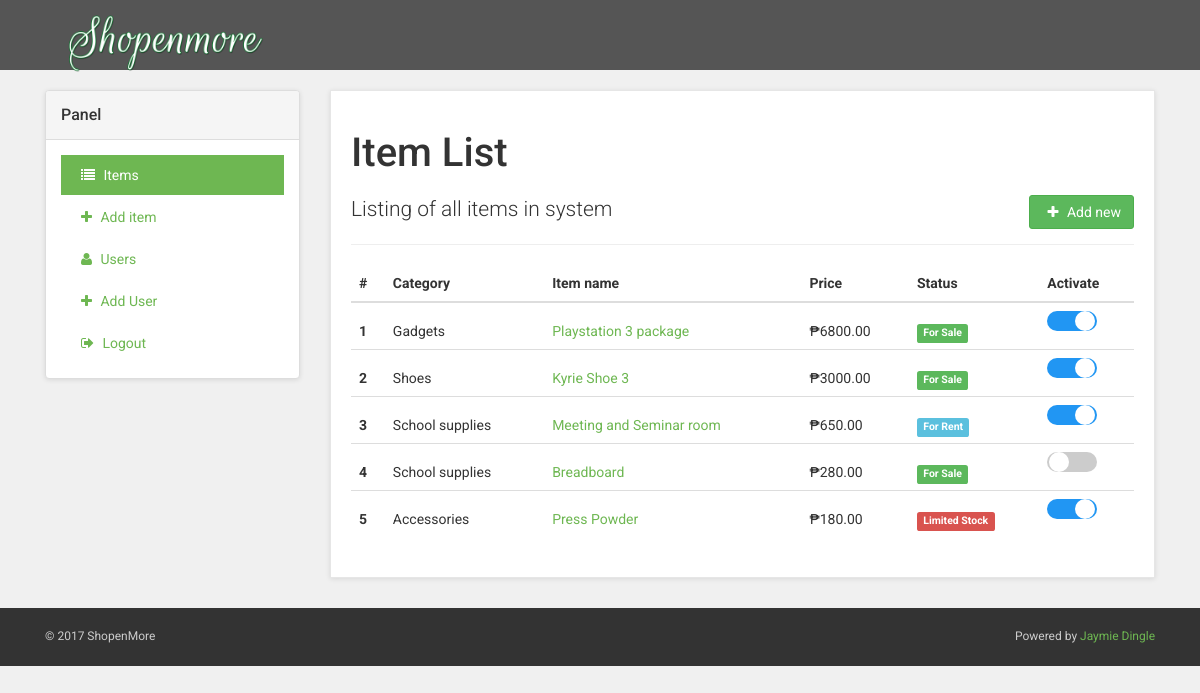
/admin/items.php, run on an earlier commit of the app's database.
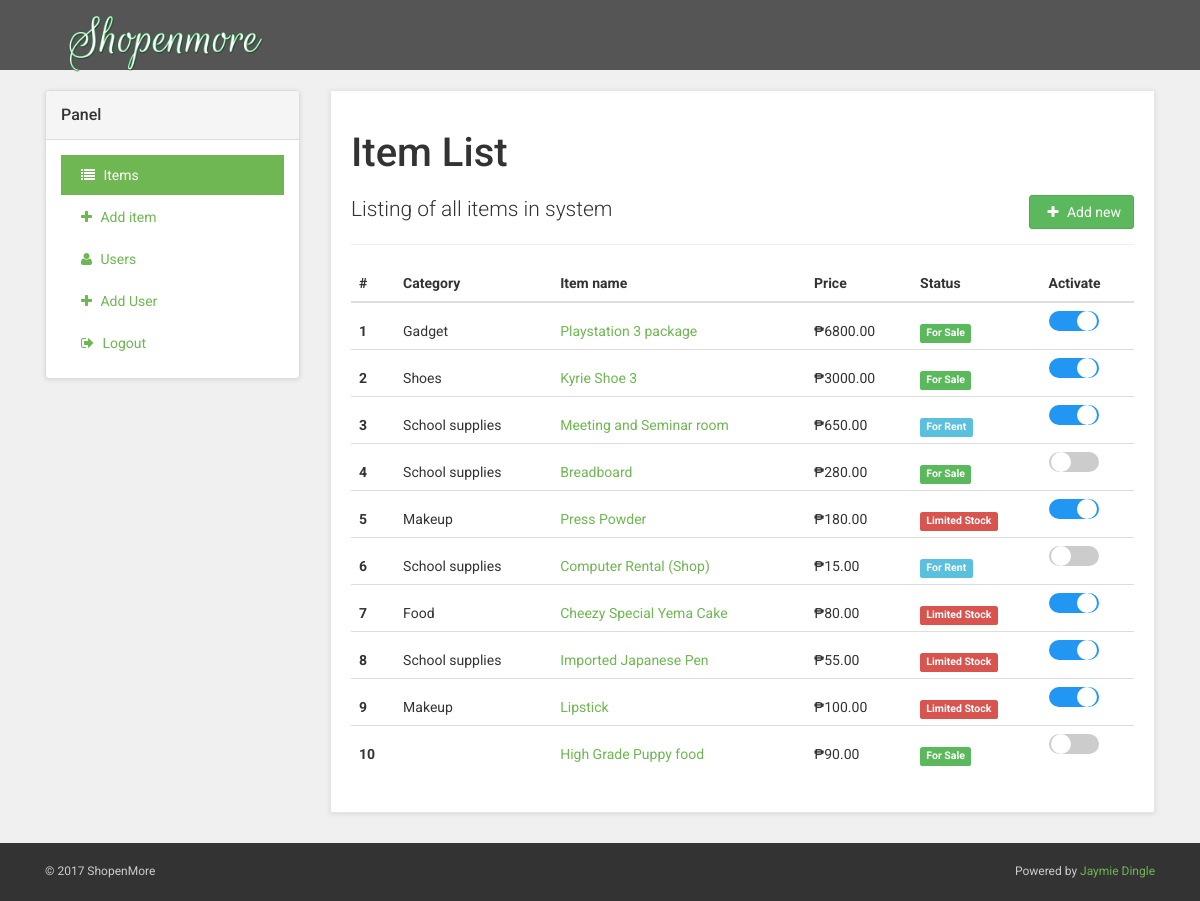
And on a later commit of the database.
### tables this page shows
CREATE TABLE `tb_items` (
  `id` int(11) NOT NULL,
  `user_id` int(11) NOT NULL,
  `item_category_id` int(11) NOT NULL,
  `name` varchar(100) NOT NULL,
  `price` double NOT NULL,
  `description` text NOT NULL,
  `date_posted` timestamp NOT NULL DEFAULT CURRENT_TIMESTAMP,
  `item_status_id` int(1) NOT NULL DEFAULT '0',
  `image_url` text NOT NULL,
  `is_active` tinyint(1) NOT NULL DEFAULT '1'
);

CREATE TABLE `tb_item_category` (
  `id` int(11) NOT NULL,
  `name` varchar(100) NOT NULL,
  `theme` text NOT NULL,
  `image_url` text NOT NULL,
  `is_active` tinyint(1) NOT NULL DEFAULT '1'
);

CREATE TABLE `tb_item_status` (
  `id` int(11) NOT NULL,
  `name` varchar(50) NOT NULL,
  `theme` text NOT NULL
);

### libs/meekrodb.2.3.class.php (called while the page is built, shortened)
<?php
class DB {
  protected static $mdb = null;
  public static function getMDB() {
    $mdb = DB::$mdb;
    if ($mdb === null) {
      $mdb = DB::$mdb = new MeekroDB();
    }
    return $mdb;
  }
  public static function query() { $args = func_get_args(); return call_user_func_array(array(DB::getMDB(), 'query'), $args); }
  public static function queryFullColumns() { $args = func_get_args(); return call_user_func_array(array(DB::getMDB(), 'queryFullColumns'), $args); }
}
class MeekroDB {
  public $encoding = 'latin1';
  public $param_char = '%';
  public $named_param_seperator = '_';
  public $connect_options = array(MYSQLI_OPT_CONNECT_TIMEOUT => 30);
  public $internal_mysql = null;
  public function __construct($host=null, $user=null, $password=null, $dbName=null, $port=null, $encoding=null) {
    if ($encoding === null) $encoding = DB::$encoding;
    $this->encoding = $encoding;
  }
  public function get() {
    $mysql = $this->internal_mysql;
    if (!($mysql instanceof MySQLi)) {
      $mysql = new mysqli();
      foreach ($this->connect_options as $key => $value) {
        $mysql->options($key, $value);
      }
      $mysql->set_charset($this->encoding);
      $this->internal_mysql = $mysql;
    }
    return $mysql;
  }
  protected function preparseQueryParams() {
    $args = func_get_args();
    $sql = trim(strval(array_shift($args)));
    $args_all = $args;
    if (count($args_all) == 0) return array($sql);
    $param_char_length = strlen($this->param_char);
    $named_seperator_length = strlen($this->named_param_seperator);
    $types = array(
      $this->param_char . 'll',
      $this->param_char . 'ls',
      $this->param_char . 'l',
      $this->param_char . 'li',
      $this->param_char . 'ld',
      $this->param_char . 'lb',
      $this->param_char . 'lt',
      $this->param_char . 's',
      $this->param_char . 'i',
      $this->param_char . 'd',
      $this->param_char . 'b',
      $this->param_char . 't',
      $this->param_char . '?',
      $this->param_char . 'ss'
    );
    $posList = array();
    foreach ($types as $type) {
      $lastPos = 0;
      while (($pos = strpos($sql, $type, $lastPos)) !== false) {
        $lastPos = $pos + 1;
        $posList[$pos] = $type;
      }
    }
    ksort($posList);
    $chunkyQuery = array();
    $pos_adj = 0;
    foreach ($posList as $pos => $type) {
      $type = substr($type, $param_char_length);
      $length_type = strlen($type) + $param_char_length;
      $new_pos = $pos + $pos_adj;
      $new_pos_back = $new_pos + $length_type;
      $arg_number_length = 0;
      if ($arg_number_length = strspn($sql, '0123456789', $new_pos_back)) {
        $arg_number = substr($sql, $new_pos_back, $arg_number_length);
        if (! array_key_exists($arg_number, $args_all)) $this->nonSQLError("Non existent argument reference (arg $arg_number): $sql");
        $arg = $args_all[$arg_number];
      } else {
        $arg = array_shift($args);
      }
      if ($new_pos > 0) $chunkyQuery[] = substr($sql, 0, $new_pos);
      if (is_object($arg) && ($arg instanceof WhereClause)) {
        list($clause_sql, $clause_args) = $arg->textAndArgs();
        array_unshift($clause_args, $clause_sql);
        $preparsed_sql = call_user_func_array(array($this, 'preparseQueryParams'), $clause_args);
        $chunkyQuery = array_merge($chunkyQuery, $preparsed_sql);
      } else {
        $chunkyQuery[] = array('type' => $type, 'value' => $arg);
      }
      $sql = substr($sql, $new_pos_back + $arg_number_length);
      $pos_adj -= $new_pos_back + $arg_number_length;
    }
    return $chunkyQuery;
  }
  protected function escape($str) { return "'" . $this->get()->real_escape_string(strval($str)) . "'"; }
  protected function parseQueryParams() {
    $args = func_get_args();
    $chunkyQuery = call_user_func_array(array($this, 'preparseQueryParams'), $args);
    $query = '';
    foreach ($chunkyQuery as $chunk) {
      if (is_string($chunk)) {
        $query .= $chunk;
        continue;
      }
      $type = $chunk['type'];
      $arg = $chunk['value'];
      $result = '';
      if ($type == 's') $result = $this->escape($arg);
      $query .= $result;
    }
    return $query;
  }
  protected function prependCall($function, $args, $prepend) { array_unshift($args, $prepend); return call_user_func_array($function, $args); }
  public function query() { $args = func_get_args(); return $this->prependCall(array($this, 'queryHelper'), $args, 'assoc'); }
  public function queryFullColumns() { $args = func_get_args(); return $this->prependCall(array($this, 'queryHelper'), $args, 'full'); }
  protected function queryHelper() {
    $args = func_get_args();
    $type = array_shift($args);
    $db = $this->get();
    $is_buffered = true;
    $row_type = 'assoc';
    $full_names = false;
    switch ($type) {
      case 'assoc':
        break;
      case 'full':
        $row_type = 'list';
        $full_names = true;
        break;
    }
    $sql = call_user_func_array(array($this, 'parseQueryParams'), $args);
    $result = $db->query($sql, $is_buffered ? MYSQLI_STORE_RESULT : MYSQLI_USE_RESULT);
    $return = array();
    if ($full_names) {
      $infos = array();
      foreach ($result->fetch_fields() as $info) {
        if (strlen($info->table)) $infos[] = $info->table . '.' . $info->name;
        else $infos[] = $info->name;
      }
    }
    while ($row = ($row_type == 'assoc' ? $result->fetch_assoc() : $result->fetch_row())) {
      if ($full_names) $row = array_combine($infos, $row);
      $return[] = $row;
    }
    return $return;
  }
}
?>

### admin/items.php (the view, shortened to what the changed rows need)
<?php include('includes/header.php'); ?>
<?php include('includes/top-bar.php'); ?>
<?php
$items = DB::queryFullColumns("SELECT * FROM tb_items
           LEFT JOIN tb_users
           ON tb_items.user_id = tb_users.id
           LEFT JOIN tb_item_category
           ON tb_items.item_category_id = tb_item_category.id
           LEFT JOIN tb_item_status
           ON tb_items.item_status_id = tb_item_status.id");
?>
    <div id="all">
        <div id="content">
            <div class="container">
                <div class="col-md-9" id="customer-orders">
                    <div class="box">
                        <h1>Item List</h1>
                        <div class="table-responsive">
                            <table class="table table-hover">
                                <thead>
                                    <tr>
                                        <th>#</th>
                                        <th>Category</th>
                                        <th>Item name</th>
                                        <th>Price</th>
                                        <th>Status</th>
                                        <th>Activate</th>
                                    </tr>
                                </thead>
                                <tbody>
                                    <?php foreach($items as $key=>$item) { ?>
                                    <tr>
                                        <th><?php echo ($key + 1); ?></th>
                                        <td>
                                            <?php echo $item['tb_item_category.name']; ?>
                                        </td>
                                        <td>
                                            <a href="itemdetail.php?id=<?php echo $item['tb_items.id']; ?>">
                                                <?php echo $item['tb_items.name']; ?>
                                            </a>
                                        </td>
                                        <td>&#8369;<?php echo $item['tb_items.price']; ?>.00</td>
                                        <td><span class="label label-<?php echo $item['tb_item_status.theme']; ?>"><?php echo $item['tb_item_status.name']; ?></span>
                                        </td>
                                        <td>
                                            <label class="switch">
                                              <div class="slider round"></div>
                                            </label>
                                        </td>
                                    </tr>
                                    <?php } ?>
                                </tbody>
                            </table>
                        </div>
                    </div>
                </div>
            </div>
        </div>
    </div>
<?php include('includes/footer.php'); ?>

What changed in the data, as far as the page shows it:
changed through a linked row, tb_items "Playstation 3 package": item_category.name "Gadgets" → "Gadget"
changed through a linked row, tb_items "Press Powder": item_category.name "Accessories" → "Makeup"
added tb_items: item_category.name "School supplies", name "Computer Rental (Shop)", price "15", item_status.name "For Rent"
added tb_items: item_category.name "Food", name "Cheezy Special Yema Cake", price "80", item_status.name "Limited Stock"
added tb_items: item_category.name "School supplies", name "Imported Japanese Pen", price "55", item_status.name "Limited Stock"
added tb_items: item_category.name "Makeup", name "Lipstick", price "100", item_status.name "Limited Stock"
added tb_items: name "High Grade Puppy food", price "90", item_status.name "For Sale"
